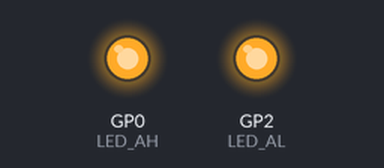
Bench run of a program on a simulated Raspberry Pi Pico running MicroPython. Parts: output pins drawn as LEDs (lit = HIGH).

Above: at 0.7 s.
At 2.2 s:
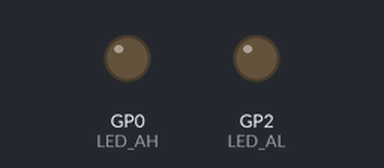
At 3.7 s:
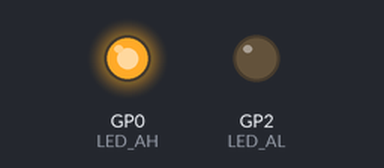
At 5.2 s:
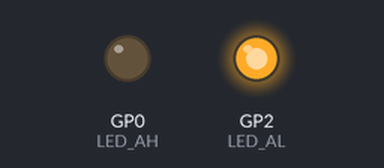
Timing chart, 0 to 7.8 s (numbered marks = the images above):
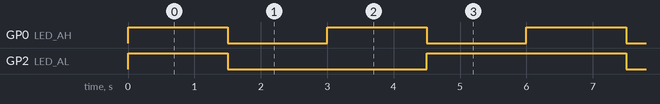

Measured:
- by itself, GP0 (LED_AH): alternates HIGH for 1.5 s and LOW for 1.5 s
- by itself, GP2 (LED_AL): alternates HIGH for 3.0 s and LOW for 3.0 s
- by itself, everything shown: repeats every 6.0 s, in 4 steps

The program:

03_LED_AH_AL.py
```python
# ================================================================
#  파일명    : 03_LED_AH_AL.py
#  설명      : Active High LED · Active Low LED 동시 제어 예제
#             같은 신호(HIGH/LOW)에도 두 LED 가 서로 반대로 동작함을
#             한 화면에서 비교
#              1) 같은 값 넣기   → 두 LED 상태 반대
#              2) 반대 값 넣기   → 두 LED 함께 켜짐 / 꺼짐
#  대상 부품 : LED2 (GP0) · Active High
#             LED4 (GP2) · Active Low
#  보드      : YeonTahn Board V1
#  회사      : TouchLabs (https://touchlabs.kr)
#  작성자    : yangjipsa
#  작성일    : 2026-08-28
# ================================================================

from machine import Pin
from time import sleep

# ---------- 핀 설정 ----------
LED_AH = Pin(0, Pin.OUT)   # LED2 · Active High
LED_AL = Pin(2, Pin.OUT)   # LED4 · Active Low

# ---------- 시작 상태 · 모든 동작 없음 ----------
LED_AH.value(0)            # AH · 0 = 꺼짐
LED_AL.value(1)            # AL · 1 = 꺼짐

try:
    while True:
        # -------- 1) 같은 값 (1) → 서로 반대로 보임 --------
        LED_AH.value(1)    # AH · 켜짐
        LED_AL.value(1)    # AL · 꺼짐
        sleep(1.5)

        # -------- 2) 같은 값 (0) → 반대로 뒤바뀜 --------
        LED_AH.value(0)    # AH · 꺼짐
        LED_AL.value(0)    # AL · 켜짐
        sleep(1.5)

        # -------- 3) 반대 값 넣어 함께 켜기 --------
        LED_AH.value(1)    # AH · 켜짐
        LED_AL.value(0)    # AL · 켜짐  → 둘 다 ON
        sleep(1.5)

        # -------- 4) 반대 값 넣어 함께 끄기 --------
        LED_AH.value(0)    # AH · 꺼짐
        LED_AL.value(1)    # AL · 꺼짐  → 둘 다 OFF
        sleep(1.5)

except KeyboardInterrupt:
    pass

finally:
    # ---------- 종료 상태 · 모든 동작 없음 ----------
    LED_AH.value(0)
    LED_AL.value(1)
```
